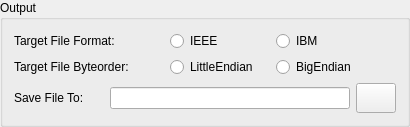
       <widget class="QGroupBox" name="groupOutput">
        <property name="minimumSize">
         <size>
          <width>0</width>
          <height>0</height>
         </size>
        </property>
        <property name="maximumSize">
         <size>
          <width>550</width>
          <height>2000</height>
         </size>
        </property>
        <property name="title">
         <string>Output</string>
        </property>
        <layout class="QVBoxLayout" name="verticalLayout">
         <item>
          <layout class="QHBoxLayout" name="horizontalLayout_3">
           <item>
            <widget class="QLabel" name="label_3">
             <property name="minimumSize">
              <size>
               <width>150</width>
               <height>0</height>
              </size>
             </property>
             <property name="text">
              <string>Target File Format:</string>
             </property>
            </widget>
           </item>
           <item>
            <widget class="QRadioButton" name="radioIEEE">
             <property name="minimumSize">
              <size>
               <width>100</width>
               <height>0</height>
              </size>
             </property>
             <property name="text">
              <string>IEEE</string>
             </property>
            </widget>
           </item>
           <item>
            <widget class="QRadioButton" name="radioIBM">
             <property name="text">
              <string>IBM</string>
             </property>
            </widget>
           </item>
           <item>
            <spacer name="horizontalSpacer">
             <property name="orientation">
              <enum>Qt::Horizontal</enum>
             </property>
             <property name="sizeHint" stdset="0">
              <size>
               <width>40</width>
               <height>20</height>
              </size>
             </property>
            </spacer>
           </item>
          </layout>
         </item>
         <item>
          <layout class="QHBoxLayout" name="horizontalLayout_4">
           <item>
            <widget class="QLabel" name="label_4">
             <property name="minimumSize">
              <size>
               <width>150</width>
               <height>0</height>
              </size>
             </property>
             <property name="text">
              <string>Target File Byteorder:</string>
             </property>
            </widget>
           </item>
           <item>
            <widget class="QRadioButton" name="radioLittleEndian">
             <property name="minimumSize">
              <size>
               <width>100</width>
               <height>0</height>
              </size>
             </property>
             <property name="text">
              <string>LittleEndian</string>
             </property>
            </widget>
           </item>
           <item>
            <widget class="QRadioButton" name="radioBigEndian">
             <property name="text">
              <string>BigEndian</string>
             </property>
            </widget>
           </item>
           <item>
            <spacer name="horizontalSpacer_2">
             <property name="orientation">
              <enum>Qt::Horizontal</enum>
             </property>
             <property name="sizeHint" stdset="0">
              <size>
               <width>40</width>
               <height>20</height>
              </size>
             </property>
            </spacer>
           </item>
          </layout>
         </item>
         <item>
          <layout class="QHBoxLayout" name="horizontalLayout_5">
           <item>
            <widget class="QLabel" name="label_5">
             <property name="minimumSize">
              <size>
               <width>90</width>
               <height>0</height>
              </size>
             </property>
             <property name="maximumSize">
              <size>
               <width>90</width>
               <height>16777215</height>
              </size>
             </property>
             <property name="text">
              <string>Save File To:</string>
             </property>
            </widget>
           </item>
           <item>
            <widget class="QLineEdit" name="lineConvertToFileName"/>
           </item>
           <item>
            <widget class="QPushButton" name="btnConvertTo">
             <property name="minimumSize">
              <size>
               <width>30</width>
               <height>30</height>
              </size>
             </property>
             <property name="text">
              <string/>
             </property>
             <property name="icon">
              <iconset resource="images.qrc">
               <normaloff>:/image/document-save.png</normaloff>:/image/document-save.png</iconset>
             </property>
            </widget>
           </item>
          </layout>
         </item>
        </layout>
       </widget>
